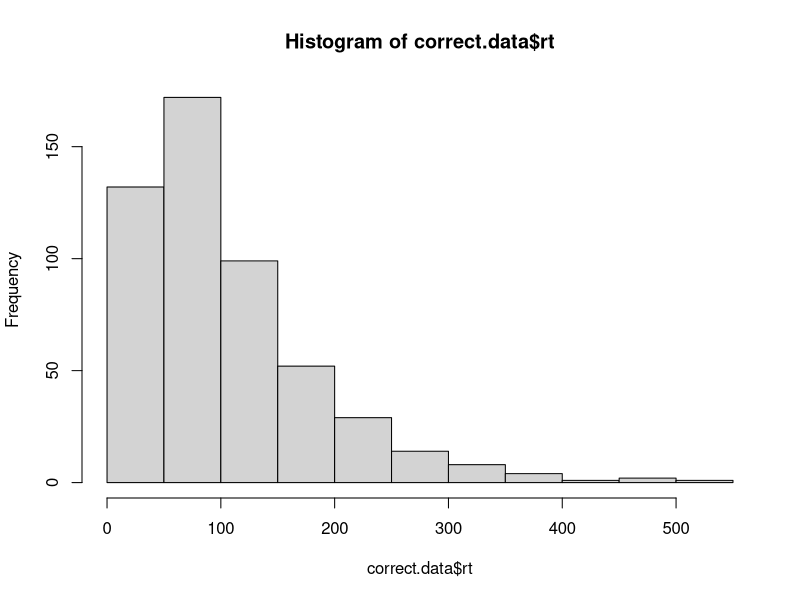
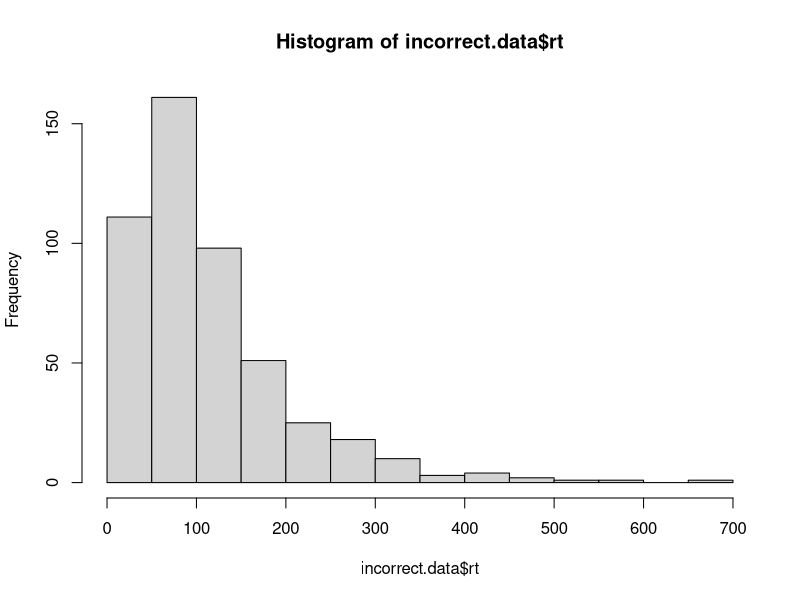

Write R code to recreate these figures, in order.
# implement the model by filling in the function below
# the model should return a data frame with two columns: correct and rt
# the correct column should be TRUE or FALSE, and rt should contain the
# number of steps it took to reach the criterion.

# note that the function takes four arguments:
# samples is the number of samples to draw from the model
# drift is the drift rate (default value is 0)
# sdrw is the variability in the drift rate (default value is 0.3)
# criterion is the threshold for a response (default value is 3)

#making intevsig a scalar bc don't need to plot individ values

random.walk.model <- function(samples, drift=0, sdrw=0.3, criterion=3){
  accuracy.array <- vector()
  rt.array <- vector()
  for (i in seq(from = 1, to = as.numeric(samples))) {
    intevsig <- 0
    rt <- 0
    while((-criterion <= intevsig) && (intevsig <= criterion)) {
      intevsig <- intevsig + rnorm(1, mean = drift, sd = sdrw)
      rt <- rt + 1
    }
    corr <- intevsig > criterion
    accuracy.array <- c(accuracy.array, corr)
    rt.array <- c(rt.array, rt)
  }
  output <- data.frame(
    correct = accuracy.array,
    rt = rt.array
  )
  return(output)
}

#code looks good overall

# test the model ####

# if the model is working correctly, then the line below should generate a data frame with 
# 1000 samples and about half of the samples should be correct. the average rt will probably
# be around 112, but might vary from that by a bit.

initial.test <- random.walk.model(1000)
sum(initial.test$correct) / length(initial.test$correct) # should be close to 0.5
mean(initial.test$rt) # should be about 112

# visualize the RT distributions ####

# we can use dplyr to filter the data and visualize the correct and incorrect RT distributions

library(dplyr)

correct.data <- initial.test %>% filter(correct==TRUE)
incorrect.data <- initial.test %>% filter(correct==FALSE)

hist(correct.data$rt)
hist(incorrect.data$rt)

